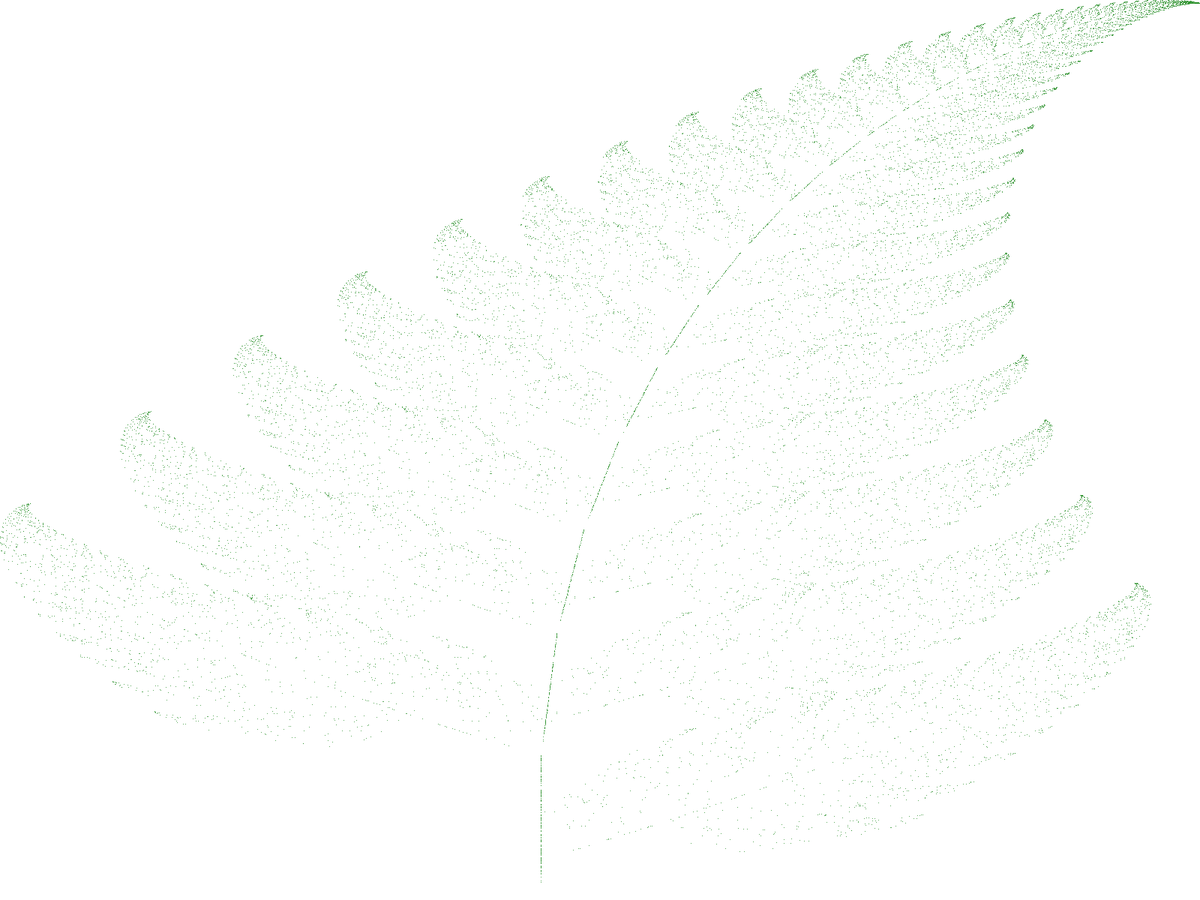
Frame 1 (no input)
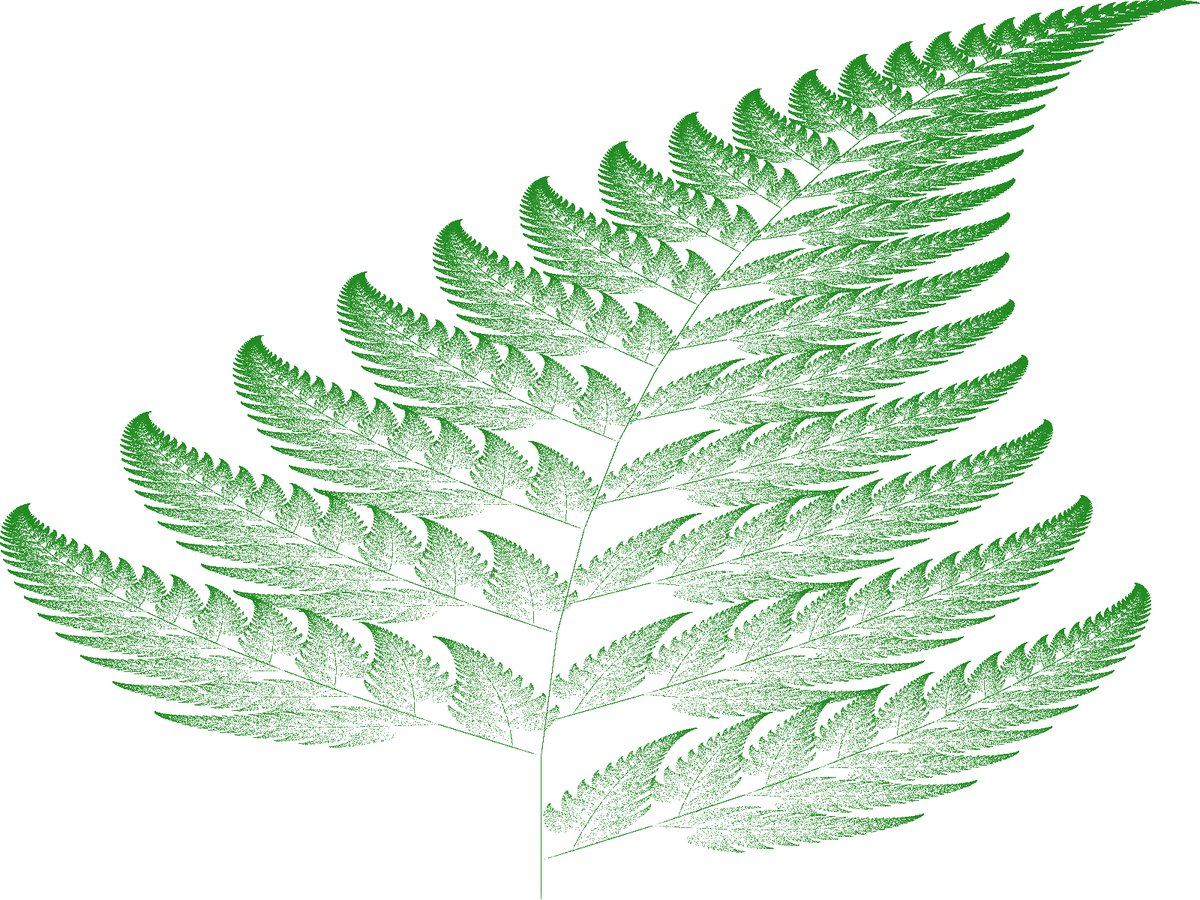
Frame 60 (the mouse pressed at the canvas centre just before this capture)
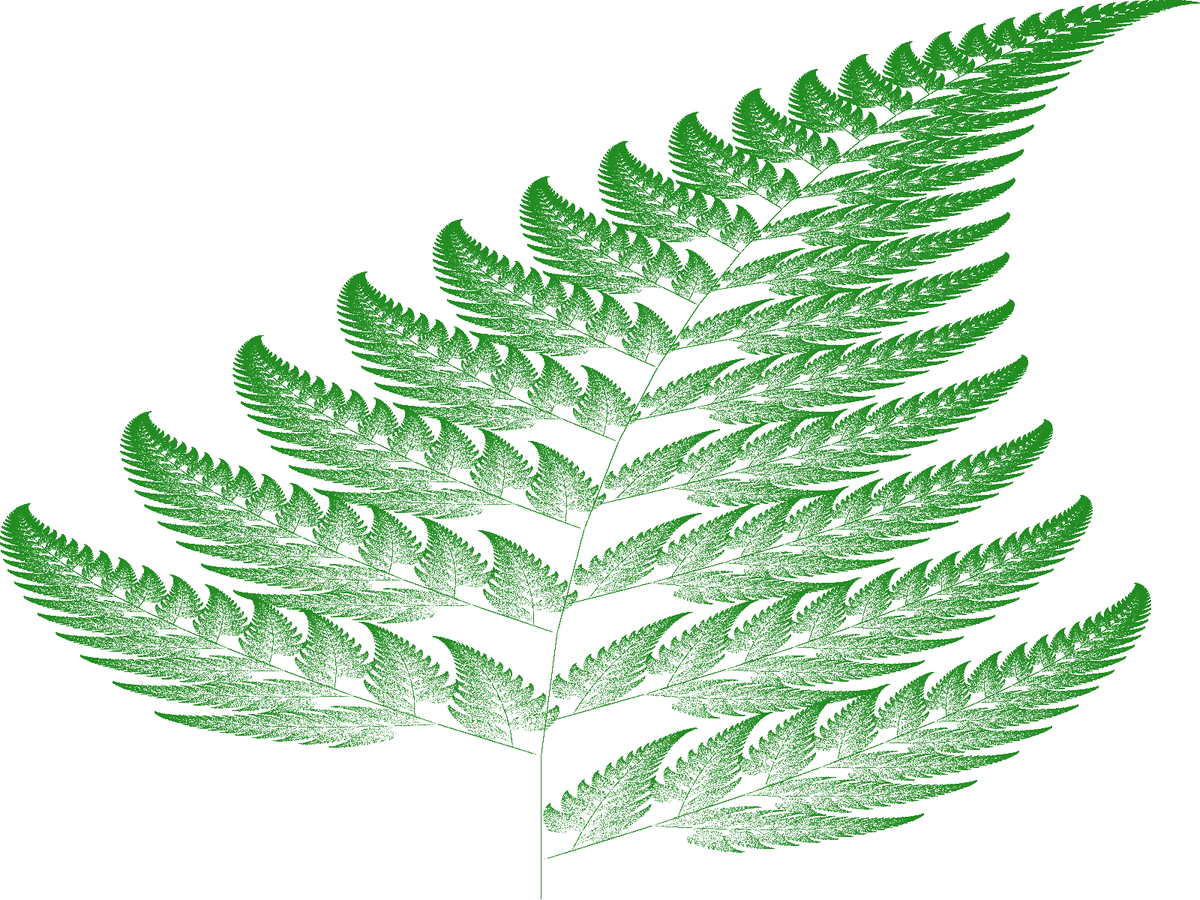
Frame 120 (the mouse held since frame 60 and released just before this capture)

The Processing sketch that drew these frames (run headless with seeded random() and noise(); from frame 60 on, the mouse is pressed at the canvas centre):

// Processing sketch: BarnsleyFern
// ── BarnsleyFern.pde
PVector fernPoint = new PVector(0, 0);
color fernColor = color(34, 139, 34);
float[] prob = {0.01, 0.85, 0.07, 0.07};
float[][][] barnsley_hutchinson = {
    {{0, 0}, {0, 0.16}, {0, 0}},
    {{0.85, 0.04}, {-0.04, 0.85}, {0, 1.60}},
    {{0.20, -0.26}, {0.23, 0.22}, {0, 1.60}},
    {{-0.15, 0.28}, {0.26, 0.24}, {0, 0.44}}
};

PVector affineMap(float[][] mat, PVector vec) {
    PVector newVec = new PVector(0, 0);
    newVec.x = mat[0][0] * vec.x + mat[0][1] * vec.y + mat[2][0];
    newVec.y = mat[1][0] * vec.x + mat[1][1] * vec.y + mat[2][1];
    return newVec;
}

PVector affineMapSelector(PVector prevPoint) {
    float rand = random(1);
    for (int i = 0; i < prob.length - 1; i++) {
        if (rand < prob[i]) {
            return  affineMap(barnsley_hutchinson[i], prevPoint);
        }
        rand -= prob[i];
    }
    return affineMap(barnsley_hutchinson[prob.length - 1], prevPoint);
}

void drawFern() {
    stroke(fernColor);
    strokeWeight(1);
    // fern exists in -2.1820 < x < 2.6558 and 0 ≤ y < 9.9983
    float px = map(fernPoint.x, -2.1820, 2.6558, 0, width);
    float py = map(fernPoint.y, 0, 9.9983, height, 0);
    point(px, py);
    fernPoint = affineMapSelector(fernPoint);
}

void setup() {
    size(1600, 1200);
    background(255);
}

void draw() {
    for (int i = 0; i < 20000; i++) {
        drawFern();
    }
}
